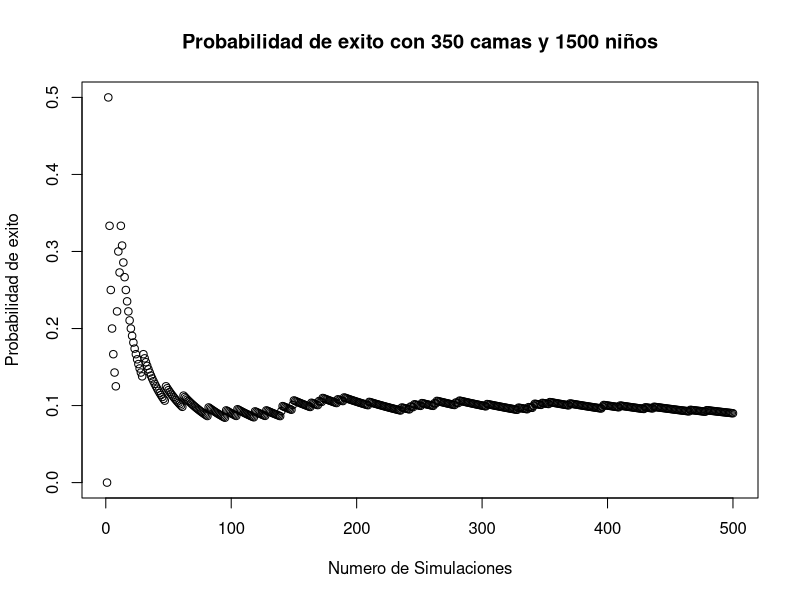

Here is the R script that generated this plot:


gene <- c(0,0,0,1)
nsimulations <- 500
sick <- c()
babys <-1500
expected_babys <- babys/4
expected_prob <-
beds <- 350

success_beds <- c()
times_success <- c()
prob_success <- c()

for(i in 1:nsimulations){
  test <- replicate(1500,sample(gene,1,replace = TRUE))
  sick <- c(sick,sum(test))
  if(sum(test)<=beds){
    success_beds <- c(success_beds,1)
  }
  times_success<- c(times_success,sum(success_beds))
  prob_success<- c(prob_success,sum(success_beds)/i)
}

plot(1:nsimulations,prob_success,
     xlab = "Numero de Simulaciones",
     ylab = "Probabilidad de exito",
     main = "Probabilidad de exito con 350 camas y 1500 niños")

